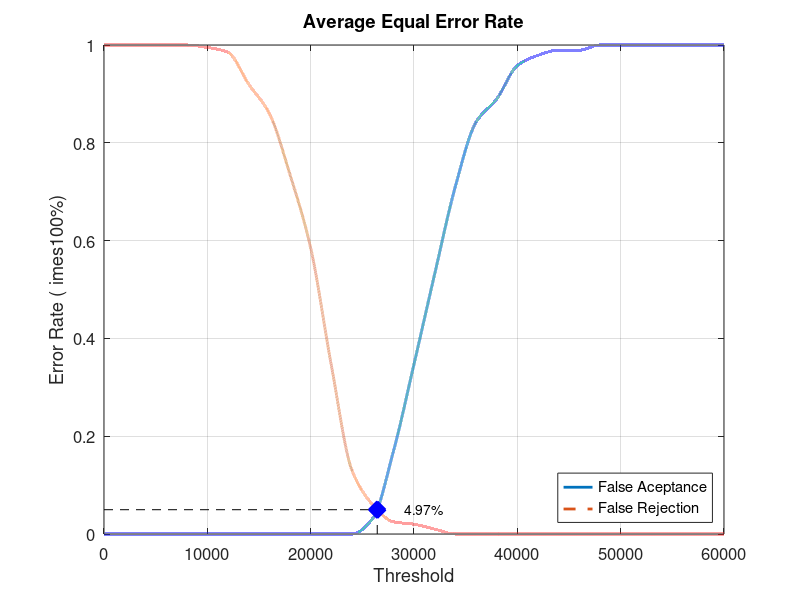
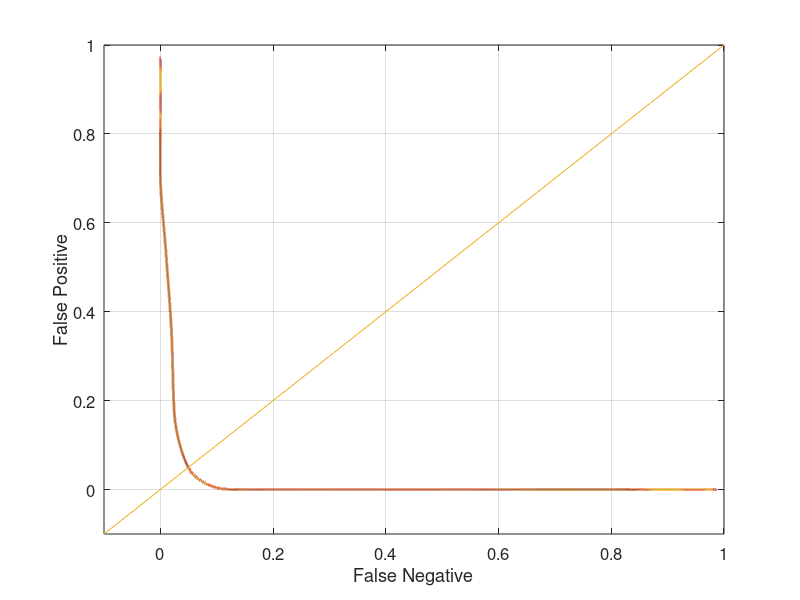

The MATLAB script that drew these images, in order:
close all;
clear;
clc;
x = 0:2000:60000;
xq = 0:0.5:60000;

y0 = [0 0 0 0 0 0 0 0 0 0 0 0 0 0.0315789 0.168421 0.347368 0.531579 0.710526 0.842105 0.889474 0.957895 0.978947 0.989474 0.989474 1 1 1 1 1 1 1]
yy0 = interp1(x, y0, xq, 'pchip');
y1 = [1 1 1 1 1 0.995 0.985 0.92 0.86 0.735 0.585 0.345 0.13 0.06 0.025 0.02 0.01 0 0 0 0 0 0 0 0 0 0 0 0 0 0]
yy1 = interp1(x, y1, xq, 'pchip');

% Calculating EER: 
y2 = abs(y0 - y1);
find(y2 == min(y2))
yy2 = abs(yy0 - yy1);
xEER = find(yy2 == min(yy2));
xEERIndex = xq(xEER) % X-axis EER
yEER = yy0(xEER) % Y-axis EER

main = figure
plot(xq, yy0,'-','LineWidth', 2);	hold on
plot(xq, yy1,'--','LineWidth', 2);	hold on
plot([xEERIndex xEERIndex], [0 yEER], 'k--');	hold on
plot([0 xEERIndex], [yEER yEER], 'k--');	hold on
plot(xEERIndex, yEER, 'bx', 'LineWidth', 10);	hold on
text(xEERIndex + 10 * xEERIndex / 100, yEER, [num2str(round((10000 * yEER)) / 100) '%'])
legend('False Aceptance', 'False Rejection', 'Location', 'SouthEast')
xlabel('Threshold')
ylabel('Error Rate (	imes100%)')
title('Average Equal Error Rate')
set(gca, 'FontSize', 12)
axis([0 60000 0 1])
grid on

print(main, 'Database5_4Main', '-dpng');
FNRxFPR = figure('Color', [1 1 1]);
plot(yy1, yy0, '-', yy1, yy0, 'LineWidth', 2);
hold on
y = -0.1:0.1:1
plot(y, y); 
set(gca, 'FontSize', 12)
xlabel('False Negative')
ylabel('False Positive')
axis([-0.1 1 -0.1 1])
set(gca, 'FontSize', 12)
grid on

print(FNRxFPR, 'Database5_4FNRxFPR','-dpng');
